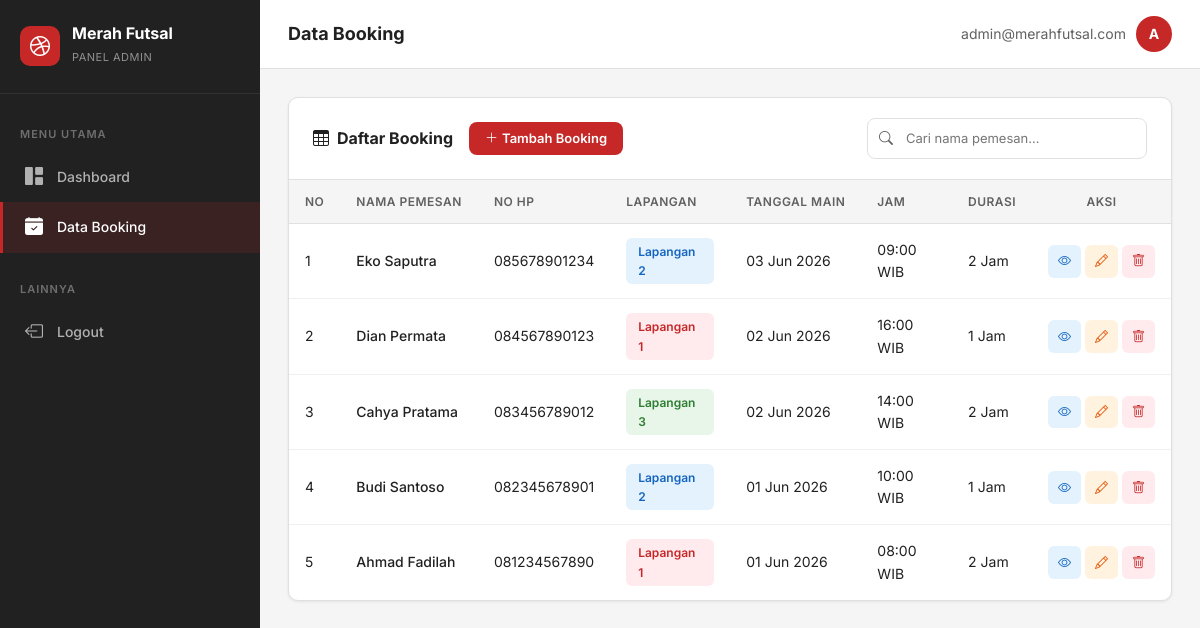
The app's page /booking.php (signed in) with its own data.
### tables this page shows
CREATE TABLE IF NOT EXISTS booking (
    id_booking INT AUTO_INCREMENT PRIMARY KEY,
    nama_pemesan VARCHAR(100) NOT NULL,
    no_hp VARCHAR(20) NOT NULL,
    lapangan VARCHAR(50) NOT NULL,
    tanggal_main DATE NOT NULL,
    jam_main TIME NOT NULL,
    durasi INT NOT NULL COMMENT 'Durasi dalam jam'
);

### booking.php (the view, shortened to what this page needs)
<?php
include 'config/database.php';
$search = '';
$where  = '';
$query  = "SELECT * FROM booking $where ORDER BY id_booking DESC";
$result = mysqli_query($conn, $query);
include 'includes/header.php';
?>
<div class="app-wrapper">
    <?php include 'includes/sidebar.php'; ?>
    <div class="main-content">
        <div class="topbar">
            <div class="d-flex align-items-center gap-3">
                <span class="page-title">Data Booking</span>
            </div>
            <div class="admin-info">
                <span class="d-none d-sm-inline"><?= $_SESSION['admin_email'] ?></span>
                <div class="admin-avatar">A</div>
            </div>
        </div>
        <div class="content-area">
            <div class="data-card">
                <div class="data-card-header">
                    <div class="d-flex align-items-center gap-3 flex-wrap">
                        <h5 class="mb-0"><i class="bi bi-table me-2"></i>Daftar Booking</h5>
                        <a href="tambah_booking.php" class="btn btn-merah btn-sm" style="font-size: 13px; padding: 7px 16px;">
                            <i class="bi bi-plus-lg me-1"></i>Tambah Booking
                        </a>
                    </div>
                    <form method="GET" action="booking.php" class="search-box">
                        <i class="bi bi-search"></i>
                        <input type="text" name="search" placeholder="Cari nama pemesan..."
                               value="<?= htmlspecialchars($search) ?>">
                    </form>
                </div>
                <div class="data-card-body">
                    <div class="table-responsive">
                        <table class="table-merah">
                            <thead>
                                <tr>
                                    <th>No</th>
                                    <th>Nama Pemesan</th>
                                    <th>No HP</th>
                                    <th>Lapangan</th>
                                    <th>Tanggal Main</th>
                                    <th>Jam</th>
                                    <th>Durasi</th>
                                    <th style="text-align: center;">Aksi</th>
                                </tr>
                            </thead>
                            <tbody>
                                <?php if (mysqli_num_rows($result) > 0): ?>
                                    <?php $no = 1; while ($row = mysqli_fetch_assoc($result)): ?>
                                        <tr>
                                            <td><?= $no++ ?></td>
                                            <td style="font-weight: 500;"><?= htmlspecialchars($row['nama_pemesan']) ?></td>
                                            <td><?= htmlspecialchars($row['no_hp']) ?></td>
                                            <td>
                                                <?php
                                                    $badge_class = 'badge-lap1';
                                                    if ($row['lapangan'] == 'Lapangan 2') $badge_class = 'badge-lap2';
                                                    if ($row['lapangan'] == 'Lapangan 3') $badge_class = 'badge-lap3';
                                                ?>
                                                <span class="badge-lapangan <?= $badge_class ?>">
                                                    <?= htmlspecialchars($row['lapangan']) ?>
                                                </span>
                                            </td>
                                            <td><?= date('d M Y', strtotime($row['tanggal_main'])) ?></td>
                                            <td><?= date('H:i', strtotime($row['jam_main'])) ?> WIB</td>
                                            <td><?= $row['durasi'] ?> Jam</td>
                                            <td style="text-align: center; white-space: nowrap;">
                                                <button class="btn-action btn-detail"
                                                        data-bs-toggle="modal"
                                                        data-bs-target="#modalDetail"
                                                        onclick="showDetail(
                                                            '<?= $row['id_booking'] ?>',
                                                            '<?= htmlspecialchars($row['nama_pemesan'], ENT_QUOTES) ?>',
                                                            '<?= htmlspecialchars($row['no_hp'], ENT_QUOTES) ?>',
                                                            '<?= htmlspecialchars($row['lapangan'], ENT_QUOTES) ?>',
                                                            '<?= date('d M Y', strtotime($row['tanggal_main'])) ?>',
                                                            '<?= date('H:i', strtotime($row['jam_main'])) ?> WIB',
                                                            '<?= $row['durasi'] ?>'
                                                        )"
                                                        title="Detail">
                                                    <i class="bi bi-eye"></i>
                                                </button>
                                                <a href="edit_booking.php?id=<?= $row['id_booking'] ?>"
                                                   class="btn-action btn-edit" title="Edit">
                                                    <i class="bi bi-pencil"></i>
                                                </a>
                                                <button class="btn-action btn-hapus"
                                                        onclick="konfirmasiHapus(<?= $row['id_booking'] ?>)"
                                                        title="Hapus">
                                                    <i class="bi bi-trash"></i>
                                                </button>
                                            </td>
                                        </tr>
                                    <?php endwhile; ?>
                                <?php endif; ?>
                            </tbody>
                        </table>
                    </div>
                </div>
            </div>
        </div>
    </div>
</div>
<?php include 'includes/footer.php'; ?>

### assets/css/style.css (style rules this page uses)
:root { --merah-primary: #C62828; --merah-dark: #8E0000; --merah-light: #FF5F52; --merah-50: #FFEBEE; --merah-100: #FFCDD2; --abu-gelap: #212121; --abu-medium: #616161; --abu-terang: #F5F5F5; --abu-border: #E0E0E0; --putih: #FFFFFF; --hitam: #000000; --sidebar-width: 260px; --shadow-sm: 0 1px 3px rgba(0,0,0,0.08); --shadow-md: 0 4px 12px rgba(0,0,0,0.1); --shadow-lg: 0 8px 24px rgba(0,0,0,0.12); --radius: 10px; --transition: all 0.2s ease; }
* { margin: 0; padding: 0; box-sizing: border-box; }
body { font-family: 'Inter', sans-serif; background-color: var(--abu-terang); color: var(--abu-gelap); line-height: 1.6; }
a { text-decoration: none; color: inherit; }
.btn-merah { background-color: var(--merah-primary); border: none; color: var(--putih); font-weight: 600; font-size: 14px; padding: 11px 24px; border-radius: 8px; transition: var(--transition); cursor: pointer; }
.app-wrapper { display: flex; min-height: 100vh; }
.main-content { flex: 1; margin-left: var(--sidebar-width); padding: 0; transition: margin-left 0.3s ease; }
.topbar { background: var(--putih); padding: 16px 28px; display: flex; align-items: center; justify-content: space-between; border-bottom: 1px solid var(--abu-border); position: sticky; top: 0; z-index: 100; }
.topbar .page-title { font-size: 18px; font-weight: 700; color: var(--abu-gelap); }
.topbar .admin-info { display: flex; align-items: center; gap: 10px; font-size: 14px; color: var(--abu-medium); }
.topbar .admin-info .admin-avatar { width: 36px; height: 36px; background-color: var(--merah-primary); border-radius: 50%; display: flex; align-items: center; justify-content: center; color: var(--putih); font-weight: 700; font-size: 14px; }
.content-area { padding: 28px; }
.data-card { background: var(--putih); border-radius: var(--radius); box-shadow: var(--shadow-sm); border: 1px solid var(--abu-border); overflow: hidden; }
.data-card-header { padding: 20px 24px; border-bottom: 1px solid var(--abu-border); display: flex; align-items: center; justify-content: space-between; flex-wrap: wrap; gap: 12px; }
.data-card-header h5 { font-size: 16px; font-weight: 700; color: var(--abu-gelap); margin: 0; }
.data-card-body { padding: 0; }
.search-box { position: relative; width: 280px; }
.search-box input { width: 100%; border: 1.5px solid var(--abu-border); border-radius: 8px; padding: 9px 14px 9px 38px; font-size: 13px; transition: var(--transition); font-family: 'Inter', sans-serif; }
.search-box i { position: absolute; left: 12px; top: 50%; transform: translateY(-50%); color: var(--abu-medium); font-size: 14px; }
.table-merah { width: 100%; margin: 0; }
.table-merah thead th { background-color: var(--abu-terang); font-size: 12px; font-weight: 600; text-transform: uppercase; letter-spacing: 0.5px; color: var(--abu-medium); padding: 12px 16px; border-bottom: 1px solid var(--abu-border); white-space: nowrap; }
.table-merah tbody td { padding: 14px 16px; font-size: 14px; color: var(--abu-gelap); border-bottom: 1px solid #F0F0F0; vertical-align: middle; }
.table-merah tbody tr:last-child td { border-bottom: none; }
.badge-lapangan { display: inline-block; padding: 4px 12px; border-radius: 6px; font-size: 12px; font-weight: 600; }
.badge-lap1 { background-color: var(--merah-50); color: var(--merah-primary); }
.badge-lap2 { background-color: #E3F2FD; color: #1565C0; }
.badge-lap3 { background-color: #E8F5E9; color: #2E7D32; }
.btn-action { padding: 6px 10px; border-radius: 6px; font-size: 13px; border: none; cursor: pointer; transition: var(--transition); display: inline-flex; align-items: center; justify-content: center; }
.btn-detail { background-color: #E3F2FD; color: #1565C0; }
.btn-edit { background-color: #FFF3E0; color: #E65100; }
.btn-hapus { background-color: var(--merah-50); color: var(--merah-primary); }

### records on screen
booking: nama_pemesan "Eko Saputra", no_hp "085678901234", lapangan "Lapangan 2", tanggal_main "03 Jun 2026", jam_main "09:00", durasi "2"
booking: nama_pemesan "Dian Permata", no_hp "084567890123", lapangan "Lapangan 1", tanggal_main "02 Jun 2026", jam_main "16:00", durasi "1"
booking: nama_pemesan "Cahya Pratama", no_hp "083456789012", lapangan "Lapangan 3", tanggal_main "02 Jun 2026", jam_main "14:00", durasi "2"
booking: nama_pemesan "Budi Santoso", no_hp "082345678901", lapangan "Lapangan 2", tanggal_main "01 Jun 2026", jam_main "10:00", durasi "1"
booking: nama_pemesan "Ahmad Fadilah", no_hp "081234567890", lapangan "Lapangan 1", tanggal_main "01 Jun 2026", jam_main "08:00", durasi "2"

### other values on screen
$_SESSION['admin_email'] "admin@merahfutsal.com"
